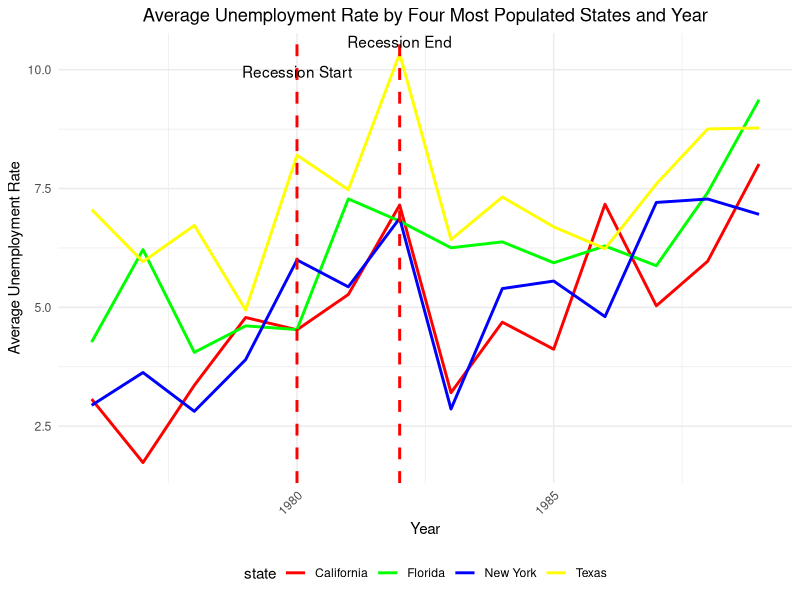
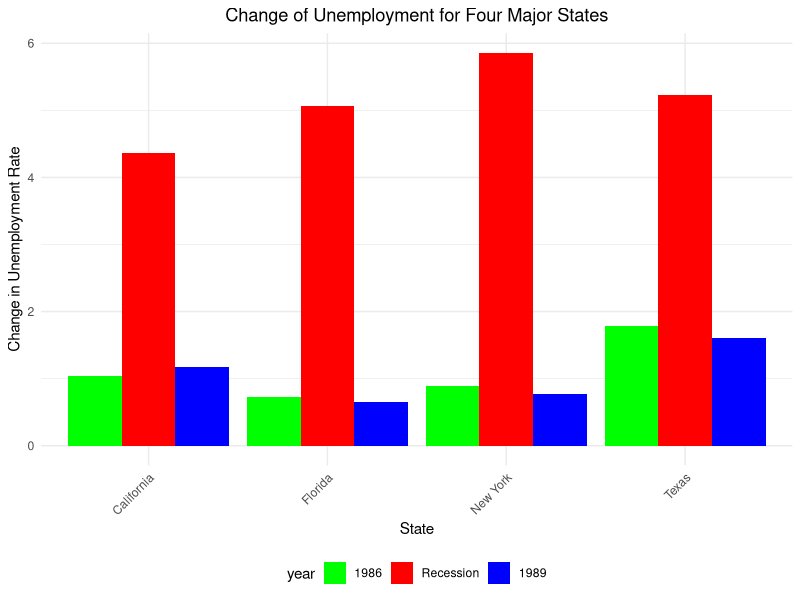
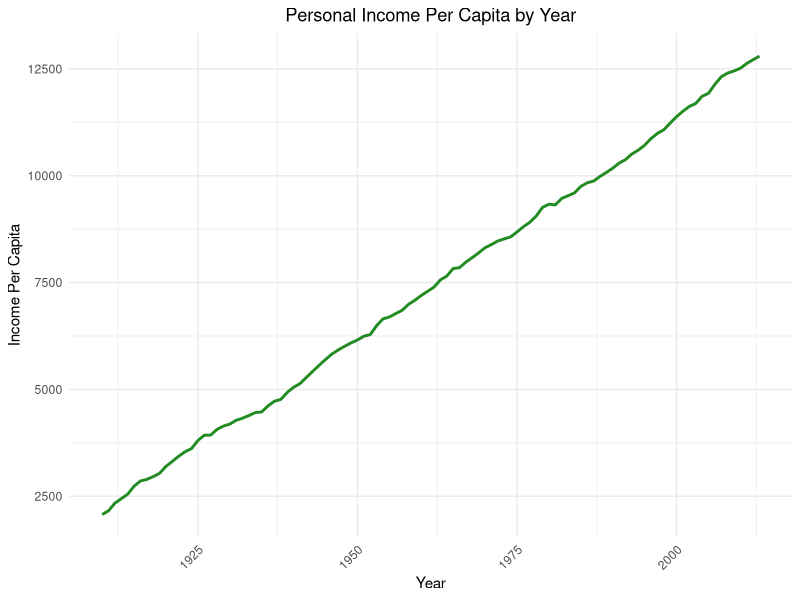

The R script that drew these images, in order: (Note: this script raises an error after producing the figures.)
#### Preamble ####
# Purpose: Simulates the data set for unemployment and personal income
# Author: Heyucheng Zhang, Jiwon Choi
# Date: 12 February 2024 
# Contact: heyucheng.zhang@mail.utoronto.ca, jwon.choi@mail.utoronto.ca
# License: MIT
# Pre-requisites: None

#### Workspace setup ####
library(ggplot2)
library(dplyr)
library(tibble)

#### Simulate data 1) ####
# Simulation for the change of unemployment rate between 1976 and 1989 for four major states
set.seed(123) # Setting seed for reproducibility
base_rate <- c(3.5, 4.5, 5.5, 3) # Lower base rates for states before recession
simulated_data1 <-
  tibble(
    # Create a sequence of years for each state
    year = rep(1976:1989, each = 4),
    # Replicate each state name for the length of the years
    state = rep(c("New York", "Florida", "Texas", "California"), times = length(1976:1989)),
    # Simulate unemployment rate data with lower rates before the recession
    rate = rep(base_rate, times = length(1976:1989)) + rnorm(length(1976:1989)*4, 0, 1)
  )

# Introduce a recession effect for 1980 to 1982, with a peak at 1982
simulated_data1 <- simulated_data1 %>%
  mutate(rate = rate + ifelse(year >= 1980 & year <= 1982, 2 + (year - 1980), 0) - # Increment rate during recession
           ifelse(year > 1982, (1982 - year) / 2, 0)) # Decrease after the recession ends

# Define custom colors for each state
state_colors <- c("New York" = "blue", "Florida" = "green", "Texas" = "yellow", "California" = "red")

# Create a line plot with custom styles
plot1 <- ggplot(simulated_data1, aes(x = year, y = rate, color = state)) +
  geom_line(size = 1) +
  scale_color_manual(values = state_colors) + # Set custom colors for lines
  geom_vline(xintercept = 1980, linetype="dashed", color = "red", size = 1) +
  geom_vline(xintercept = 1982, linetype="dashed", color = "red", size = 1) +
  annotate("text", x = 1980, y = max(simulated_data1$rate), label = "Recession Start", vjust = 2) +
  annotate("text", x = 1982, y = max(simulated_data1$rate), label = "Recession End", vjust = -0.5) +
  labs(title = "Average Unemployment Rate by Four Most Populated States and Year",
       x = "Year", y = "Average Unemployment Rate") +
  theme_minimal() +
  theme(plot.title = element_text(hjust = 0.5), # Center the plot title
        axis.text.x = element_text(angle = 45, hjust = 1), # Rotate x-axis labels (optional)
        legend.position = "bottom") # Move legend to the bottom

# Display the plot
print(plot1)


### Simulation 2 ###
# Simulation for the difference of unemployment for four major states before, during, and after recession
# Setting seed for reproducibility
set.seed(123)

# Use tibble to create the data frame for simulated changes in unemployment
# We're assuming an increase in unemployment rate during the recession
simulated_data2 <- tibble(
  state = rep(c("Florida", "New York", "Texas", "California"), times = 3),
  year = factor(rep(c("1986", "Recession", "1989"), each = 4), levels = c("1986", "Recession", "1989")),
  change = c(rnorm(4, 1, 0.5), rnorm(4, 5, 0.5), rnorm(4, 1, 0.5)) # Increase during Recession
)

# Define custom colors for the years
year_colors <- c("1986" = "green", "Recession" = "red", "1989" = "blue")

# Create a bar plot with custom styles
plot2 <- ggplot(simulated_data2, aes(x = state, y = change, fill = year)) +
  geom_bar(stat = "identity", position = position_dodge(width = 0.9)) +
  scale_fill_manual(values = year_colors) +  # Set custom colors for bars
  labs(title = "Change of Unemployment for Four Major States",
       x = "State", y = "Change in Unemployment Rate") +
  theme_minimal() +
  theme(
    plot.title = element_text(hjust = 0.5),  # Center the plot title
    axis.text.x = element_text(angle = 45, hjust = 1),  # Rotate x-axis labels (optional)
    legend.position = "bottom"  # Move legend to the bottom
  )

# Display the plot
print(plot2)


### simulation 3 ###
# Simulation of personal income per capita over time from 1910 to 2013
set.seed(123)  # Set a specific seed value for reproducibility

simulated_data3 <-
  tibble(
    # Use the range of years from 1910 to 2013
    "Year" = 1910:2013,
    # Simulate the income per capita for each year
    "Income Per Capita" = cumsum(rnorm(104, 100, 50)) + 2000  # Simulating a gradual increase
  )

# Create a line plot with custom styles
plot3 <- ggplot(simulated_data3, aes(x = Year, y = `Income Per Capita`)) +
  geom_line(color = "forestgreen", size = 1) +  # Set line color and size
  labs(x = "Year", y = "Income Per Capita", 
       title = "Personal Income Per Capita by Year") +
  theme_minimal() +
  theme(
    plot.title = element_text(hjust = 0.5),  # Center the plot title
    axis.text.x = element_text(angle = 45, hjust = 1)  # Rotate x-axis labels (optional)
  )

# Display the plot
print(plot3)


#### Simulate data for business pattern 1 ####
set.seed(123) # Setting seed for reproducibility
simulated_data_business_pattern <-
  tibble(
    # Create a sequence of years from 1960 to 2000
    Year = 1960:2000,
    # Simulate total employment data with a gradual increase
    TotalEmployment = cumsum(runif(41, min = 5, max = 10)),
    # Simulate wage and salary employment data with a gradual increase
    WageSalaryEmployment = cumsum(runif(41, min = 3, max = 8)),
    # Simulate proprietors' employment data with a gradual increase
    ProprietorsEmployment = cumsum(runif(41, min = 2, max = 6))
  ) %>%
  # Reshape data for plotting
  gather(key = "EmploymentType", value = "Count", -Year)

# Define custom colors for employment types
employment_colors <- c("TotalEmployment" = "blue", 
                       "WageSalaryEmployment" = "red", 
                       "ProprietorsEmployment" = "orange")

# Create a line plot with custom styles
plot4 <- ggplot(simulated_data_business_pattern, aes(x = Year, y = Count, color = EmploymentType)) +
  geom_line(size = 1) +
  scale_color_manual(values = employment_colors) + # Set custom colors for lines
  labs(title = "Business Pattern 1",
       x = "Year", y = "Count") +
  theme_minimal() +
  theme(plot.title = element_text(hjust = 0.5), # Center the plot title
        axis.text.x = element_text(angle = 45, hjust = 1), # Rotate x-axis labels (optional)
        legend.position = "bottom") # Move legend to the bottom

# Display the plot
print(plot4)


#### Simulate data for business pattern 2 ####
set.seed(123) # Setting seed for reproducibility

# Define the sectors
sectors <- c("Service", "Finance, Insurance, Real Estate", 
             "Agricultural Services, Forestry, and Fishing", 
             "Mining", "Construction", "Manufacturing", 
             "Transportation and Public Utilities", 
             "Wholesale Trade", "Retail Trade")

# Create a sequence of years from 1960 to 2000
years <- 1960:2000

# Generate random data for each sector
simulated_counts <- lapply(sectors, function(sector) {
  cumsum(runif(length(years), min = 50000, max = 200000)) # Random growth pattern
})

# Combine all data into a data frame
simulated_data_business_pattern2 <- tibble(
  Year = rep(years, times = length(sectors)),
  Sector = rep(sectors, each = length(years)),
  Count = unlist(simulated_counts)
)

# Define custom colors for each sector
sector_colors <- setNames(rainbow(length(sectors)), sectors)

# Create a line plot with custom styles
plot5 <- ggplot(simulated_data_business_pattern2, aes(x = Year, y = Count, color = Sector)) +
  geom_line(size = 1) +
  scale_color_manual(values = sector_colors) + # Set custom colors for lines
  labs(title = "Business Pattern 2",
       x = "Year", y = "Count") +
  theme_minimal() +
  theme(plot.title = element_text(hjust = 0.5), # Center the plot title
        axis.text.x = element_text(angle = 45, hjust = 1), # Rotate x-axis labels (optional)
        legend.position = "bottom") # Move legend to the bottom

# Display the plot
print(plot5)

